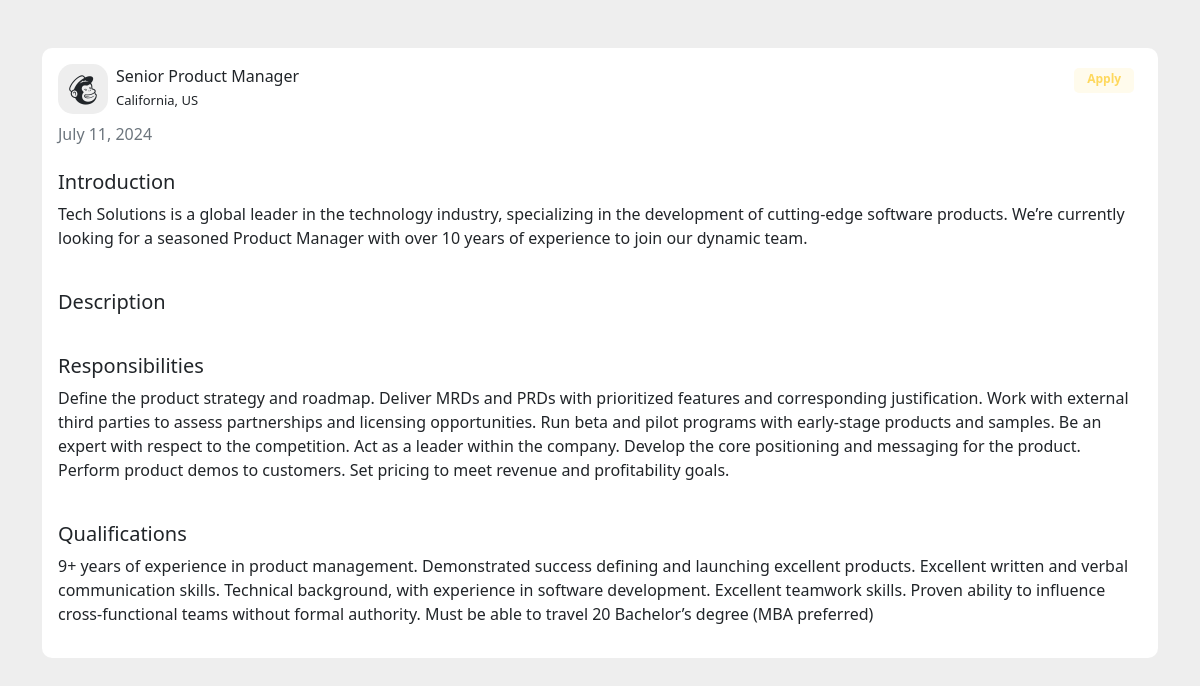
Screenshot of /job-detail/1/ with the database file from the repository.
### HumanResource/models.py (models this page shows, shortened)
class Job(models.Model):
    job_title = models.CharField(max_length=100, null=False)
    department = models.CharField(max_length=50, choices=departments)
    salary = models.IntegerField()
    location = models.CharField(max_length=100, choices=locations)
    introduction = models.CharField(max_length=220)
    brief_posting_description = models.CharField(max_length=400)
    responsibilities = models.CharField(max_length=3000)
    qualifications = models.CharField(max_length=1500)
    is_active = models.BooleanField(default=True)
    date_posted = models.DateField(auto_now_add=True)

### HumanResource/views.py (the view)
# urls.py: path('job-detail/<int:job_id>/', views.job_detail_page, name='job-detail'),
def job_detail_page(request, job_id):
    try:
        job = Job.objects.filter(id=job_id)[0]
        return render(request, 'app/job_detail.html', locals())
    except Exception as e:
        print(e)
        return HttpResponse('Job Not found')

### HumanResource/templates/app/job_detail.html (shortened to what this page needs)
{% extends 'app/careers_index.html' %}
{% load static %}
{% block body %}
{% if job %}
<div class="container mt-5 mb-3">
    <div class="row">
        <div class="col-md-12">
            <div class="card p-3 mb-2">
                <div class="d-flex justify-content-between">
                    <div class="d-flex flex-row align-items-center">
                        <div class="icon"> <i class="bx bxl-mailchimp"></i> </div>
                        <div class="ms-2 c-details">
                            <h6 class="mb-0">{{ job.job_title }}</h6> <span>{{ job.location }}</span>
                        </div>
                    </div>
                    <a href="{% url 'apply-job' job.id %}" style="text-decoration: none;"><div class="badge"> <span>Apply</span> </div></a>
                </div>
                <div class="mt-2">
                    <span class="text-muted">{{ job.date_posted}}</span>
                </div>
                <div class="mt-4">
                    <h5 class="mb-0">Introduction</h5>
                    <div class="mt-2">
                        <p> {{ job.introduction }}</p>
                    </div>
                </div>
                <div class="mt-4">
                    <h5 class="mb-0">Description</h5>
                </div>
                <div class="mt-4">
                    <h5 class="mb-0">Responsibilities</h5>
                    <div class="mt-2">
                        <p> {{ job.responsibilities }}</p>
                    </div>
                </div>
                <div class="mt-4">
                    <h5 class="mb-0">Qualifications</h5>
                    <div class="mt-2">
                        <p> {{ job.qualifications }}</p>
                    </div>
                </div>
            </div>
        </div>
    </div>
</div>
{% else %}
<h4 class="mb-0">No Job has been found</h4>
{% endif %}
{% endblock %}

### HumanResource/templates/app/careers_index.html (style rules this page uses)
body { background-color: #eee }
.card { border: none; border-radius: 10px }
.c-details span { font-weight: 300; font-size: 13px }
.icon { width: 50px; height: 50px; background-color: #eee; border-radius: 15px; display: flex; align-items: center; justify-content: center; font-size: 39px }
.badge span { background-color: #fffbec; width: 60px; height: 25px; padding-bottom: 3px; border-radius: 5px; display: flex; color: #fed85d; justify-content: center; align-items: center }

### rows the page displays
Job: job_title "Senior Product Manager", location "California, US", date_posted "July 11, 2024", introduction "Tech Solutions is a global leader in the technology industry, specializing in the development of cutting-edge software products. We’re currently looking for a seasoned Product Manager with over 10 years of experience to join our dynamic team.", responsibilities "Define the product strategy and roadmap. Deliver MRDs and PRDs with prioritized features and corresponding justification. Work with external third parties to assess partnerships and licensing opportunities. Run beta and pilot programs with early-stage products and samples. Be an expert with respect to the competition. Act as a leader within the company. Develop the core positioning and messaging for the product. Perform product demos to customers. Set pricing to meet revenue and profitability goals.", qualifications "9+ years of experience in product management. Demonstrated success defining and launching excellent products. Excellent written and verbal communication skills. Technical background, with experience in software development. Excellent teamwork skills. Proven ability to influence cross-functional teams without formal authority. Must be able to travel 20 Bachelor’s degree (MBA preferred)"
